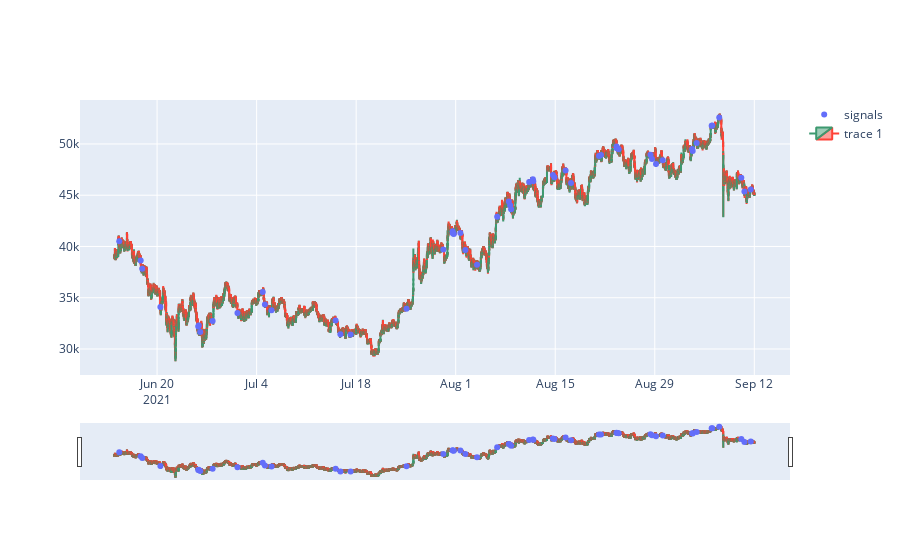

The notebook cell this image was saved under:
### Code cell
temp = data[
    (data['signal'] == 1) &
    (data['signal_volume'] == 1) &
    (data['signal_correction'] == 1)
]
fig = go.Figure()
fig.add_trace(go.Scatter(x=temp.index, y=temp['close'], mode="markers", name='signals'))

fig.add_trace(go.Candlestick(x=data.index,
                             open=data['open'],
                             high=data['high'],
                             low=data['low'],
                             close=data['close'])
              )


fig.show()
